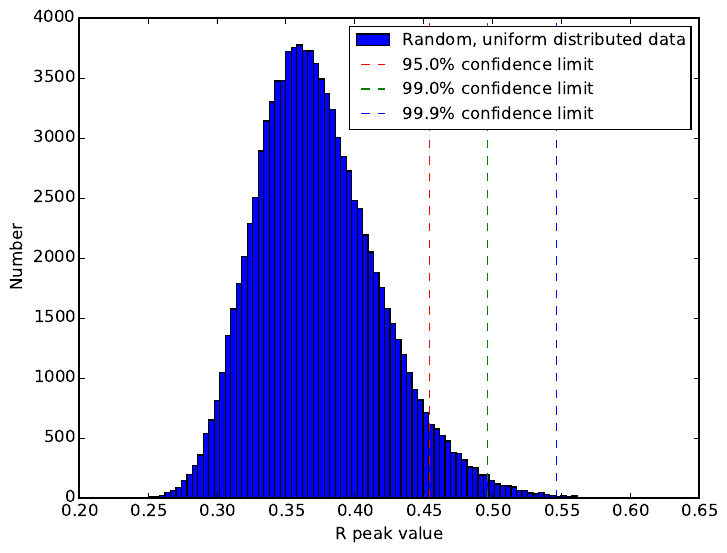

Write Python code to recreate this figure.
import numpy
import matplotlib.pyplot as plt
import sys
import scipy.stats
from numpy import log, sin, cos, log10, logical_and, pi

def circle(t, P):
	a = sin(2*pi * t / P)
	b = cos(2*pi * t / P)
	S = numpy.mean(a, axis=0)
	C = numpy.mean(b, axis=0)
	R = (S**2 + C**2)**0.5
	return R

Rmax = []
N = 100000
for i in range(N):
	sys.stderr.write('generating ... %d/%d\r' % (i, N))
	t = numpy.random.uniform(5, 300, 37)

	P = numpy.linspace(5, 50, 1001)
	R = circle(t.reshape((-1,1)), P.reshape((1,-1)) )
	assert R.shape == P.shape
	Rmax.append(max(R))

plt.hist(Rmax, bins=100, label='Random, uniform distributed data')
plt.ylabel('Number')
plt.xlabel('R peak value')
p = [0.95, 0.99, 0.999]
pR = scipy.stats.mstats.mquantiles(Rmax, p)
ylo, yhi = plt.ylim()
colors = ['r', 'g', 'b']
for pi, pRi, color in zip(p, pR, colors):
	plt.vlines(pRi, ylo, yhi, linestyles=['dashed']*3, color=color, 
		label='%s%% confidence limit' % (pi*100.))
plt.legend(loc='upper right', prop=dict(size=12))
plt.savefig('gendata.pdf', bbox_inches='tight')
plt.savefig('gendata.png', bbox_inches='tight')
plt.close()

